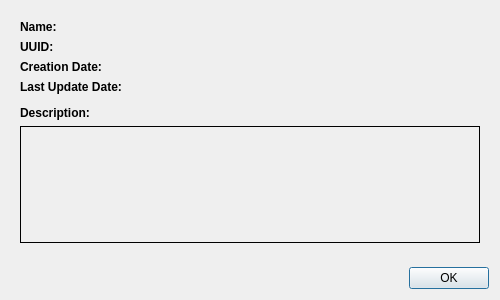
<?xml version="1.0" encoding="UTF-8"?>
<ui version="4.0">
 <class>InspectionPlanInfoDialog</class>
 <widget class="QDialog" name="InspectionPlanInfoDialog">
  <property name="geometry">
   <rect>
    <x>0</x>
    <y>0</y>
    <width>500</width>
    <height>300</height>
   </rect>
  </property>
  <property name="minimumSize">
   <size>
    <width>500</width>
    <height>300</height>
   </size>
  </property>
  <property name="maximumSize">
   <size>
    <width>500</width>
    <height>300</height>
   </size>
  </property>
  <property name="windowTitle">
   <string>Inspection Plan Information</string>
  </property>
  <layout class="QVBoxLayout" name="verticalLayout_2">
   <item>
    <widget class="QWidget" name="widget_1" native="true">
     <layout class="QVBoxLayout" name="verticalLayout_3">
      <item>
       <widget class="QWidget" name="widget_2" native="true">
        <layout class="QGridLayout" name="gridLayout">
         <property name="leftMargin">
          <number>0</number>
         </property>
         <property name="topMargin">
          <number>0</number>
         </property>
         <property name="rightMargin">
          <number>0</number>
         </property>
         <property name="bottomMargin">
          <number>6</number>
         </property>
         <item row="0" column="0">
          <widget class="QLabel" name="label_3">
           <property name="minimumSize">
            <size>
             <width>140</width>
             <height>0</height>
            </size>
           </property>
           <property name="maximumSize">
            <size>
             <width>16777215</width>
             <height>12313123</height>
            </size>
           </property>
           <property name="font">
            <font>
             <weight>75</weight>
             <bold>true</bold>
            </font>
           </property>
           <property name="text">
            <string>Name:</string>
           </property>
          </widget>
         </item>
         <item row="0" column="1">
          <widget class="QLabel" name="nameL">
           <property name="sizePolicy">
            <sizepolicy hsizetype="MinimumExpanding" vsizetype="Preferred">
             <horstretch>0</horstretch>
             <verstretch>0</verstretch>
            </sizepolicy>
           </property>
           <property name="font">
            <font>
             <weight>50</weight>
             <bold>false</bold>
            </font>
           </property>
           <property name="text">
            <string/>
           </property>
           <property name="alignment">
            <set>Qt::AlignLeading|Qt::AlignLeft|Qt::AlignVCenter</set>
           </property>
          </widget>
         </item>
         <item row="2" column="1">
          <widget class="QLabel" name="uuidL">
           <property name="sizePolicy">
            <sizepolicy hsizetype="Preferred" vsizetype="Preferred">
             <horstretch>0</horstretch>
             <verstretch>0</verstretch>
            </sizepolicy>
           </property>
           <property name="font">
            <font>
             <weight>50</weight>
             <bold>false</bold>
            </font>
           </property>
           <property name="text">
            <string/>
           </property>
           <property name="alignment">
            <set>Qt::AlignLeading|Qt::AlignLeft|Qt::AlignVCenter</set>
           </property>
          </widget>
         </item>
         <item row="3" column="0">
          <widget class="QLabel" name="label_4">
           <property name="minimumSize">
            <size>
             <width>140</width>
             <height>0</height>
            </size>
           </property>
           <property name="maximumSize">
            <size>
             <width>16777215</width>
             <height>16777215</height>
            </size>
           </property>
           <property name="font">
            <font>
             <weight>75</weight>
             <bold>true</bold>
            </font>
           </property>
           <property name="text">
            <string>Creation Date:</string>
           </property>
          </widget>
         </item>
         <item row="4" column="1">
          <widget class="QLabel" name="lastUpdateDateL">
           <property name="sizePolicy">
            <sizepolicy hsizetype="Preferred" vsizetype="Preferred">
             <horstretch>0</horstretch>
             <verstretch>0</verstretch>
            </sizepolicy>
           </property>
           <property name="font">
            <font>
             <weight>50</weight>
             <bold>false</bold>
            </font>
           </property>
           <property name="text">
            <string/>
           </property>
           <property name="alignment">
            <set>Qt::AlignLeading|Qt::AlignLeft|Qt::AlignVCenter</set>
           </property>
          </widget>
         </item>
         <item row="3" column="1">
          <widget class="QLabel" name="creationDateL">
           <property name="sizePolicy">
            <sizepolicy hsizetype="Preferred" vsizetype="Preferred">
             <horstretch>0</horstretch>
             <verstretch>0</verstretch>
            </sizepolicy>
           </property>
           <property name="font">
            <font>
             <weight>50</weight>
             <bold>false</bold>
            </font>
           </property>
           <property name="text">
            <string/>
           </property>
           <property name="alignment">
            <set>Qt::AlignLeading|Qt::AlignLeft|Qt::AlignVCenter</set>
           </property>
          </widget>
         </item>
         <item row="4" column="0">
          <widget class="QLabel" name="label_7">
           <property name="minimumSize">
            <size>
             <width>140</width>
             <height>0</height>
            </size>
           </property>
           <property name="maximumSize">
            <size>
             <width>16777215</width>
             <height>16777215</height>
            </size>
           </property>
           <property name="font">
            <font>
             <weight>75</weight>
             <bold>true</bold>
            </font>
           </property>
           <property name="text">
            <string>Last Update Date:</string>
           </property>
          </widget>
         </item>
         <item row="2" column="0">
          <widget class="QLabel" name="label_6">
           <property name="minimumSize">
            <size>
             <width>140</width>
             <height>0</height>
            </size>
           </property>
           <property name="maximumSize">
            <size>
             <width>16777215</width>
             <height>16777215</height>
            </size>
           </property>
           <property name="font">
            <font>
             <weight>75</weight>
             <bold>true</bold>
            </font>
           </property>
           <property name="text">
            <string>UUID:</string>
           </property>
          </widget>
         </item>
        </layout>
       </widget>
      </item>
      <item>
       <widget class="QWidget" name="widget" native="true">
        <layout class="QVBoxLayout" name="verticalLayout">
         <property name="leftMargin">
          <number>0</number>
         </property>
         <property name="topMargin">
          <number>0</number>
         </property>
         <property name="rightMargin">
          <number>0</number>
         </property>
         <item>
          <widget class="QLabel" name="label">
           <property name="font">
            <font>
             <weight>75</weight>
             <bold>true</bold>
            </font>
           </property>
           <property name="text">
            <string>Description:</string>
           </property>
          </widget>
         </item>
         <item>
          <widget class="QLabel" name="descriptionL">
           <property name="sizePolicy">
            <sizepolicy hsizetype="Preferred" vsizetype="MinimumExpanding">
             <horstretch>0</horstretch>
             <verstretch>0</verstretch>
            </sizepolicy>
           </property>
           <property name="minimumSize">
            <size>
             <width>0</width>
             <height>0</height>
            </size>
           </property>
           <property name="frameShape">
            <enum>QFrame::Box</enum>
           </property>
           <property name="text">
            <string/>
           </property>
           <property name="textFormat">
            <enum>Qt::PlainText</enum>
           </property>
           <property name="alignment">
            <set>Qt::AlignLeading|Qt::AlignLeft|Qt::AlignTop</set>
           </property>
          </widget>
         </item>
        </layout>
       </widget>
      </item>
     </layout>
    </widget>
   </item>
   <item>
    <widget class="QDialogButtonBox" name="buttonsBox">
     <property name="orientation">
      <enum>Qt::Horizontal</enum>
     </property>
     <property name="standardButtons">
      <set>QDialogButtonBox::Ok</set>
     </property>
    </widget>
   </item>
  </layout>
 </widget>
 <resources/>
 <connections>
  <connection>
   <sender>buttonsBox</sender>
   <signal>accepted()</signal>
   <receiver>InspectionPlanInfoDialog</receiver>
   <slot>accept()</slot>
   <hints>
    <hint type="sourcelabel">
     <x>224</x>
     <y>378</y>
    </hint>
    <hint type="destinationlabel">
     <x>224</x>
     <y>199</y>
    </hint>
   </hints>
  </connection>
  <connection>
   <sender>buttonsBox</sender>
   <signal>rejected()</signal>
   <receiver>InspectionPlanInfoDialog</receiver>
   <slot>reject()</slot>
   <hints>
    <hint type="sourcelabel">
     <x>224</x>
     <y>378</y>
    </hint>
    <hint type="destinationlabel">
     <x>224</x>
     <y>199</y>
    </hint>
   </hints>
  </connection>
 </connections>
</ui>
